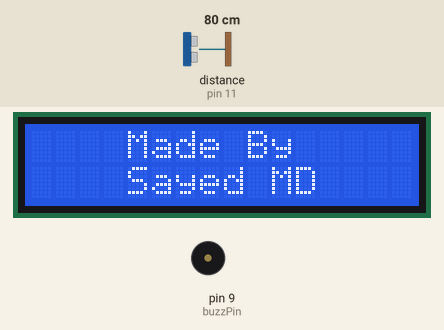
Simulated run of this sketch. Board: Arduino Uno, built with avr-gcc and run on an emulated ATmega328P. On the bench: 16×2 character LCD, buzzer (waves = sounding, pin HIGH). Wiring (inferred from the names in the program): ultrasonic range finder: trigger pin 12; echo pin 11. The inputs (shaded band) are chosen by the test bench; at power-on: distance to the obstacle (sensor on pin 11) 80 cm. The echo pulse lasts 58.3 µs per cm; pins used as bus, display or sensor lines are not drawn.

Above: at 2.1 s.
At 5.2 s:
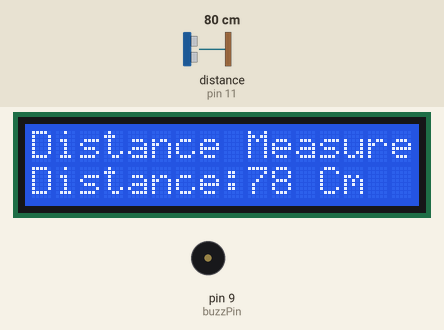
5.3 s: distance to the obstacle (sensor on pin 11) set to 103 cm
At 5.35 s:
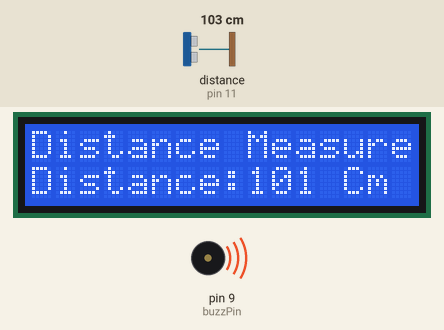
7.0 s: distance to the obstacle (sensor on pin 11) set to 2 cm
At 7.5 s:
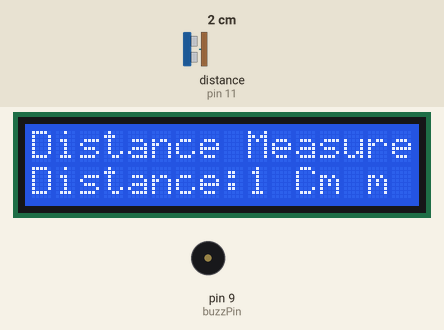
8.6 s: distance to the obstacle (sensor on pin 11) set to 4 cm
At 9.4 s:
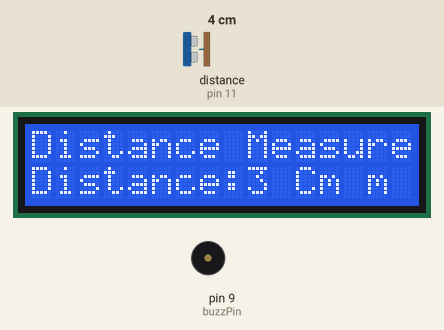
Timing chart, 0 to 11.6 s (numbered marks = the images above; inputs shaded):
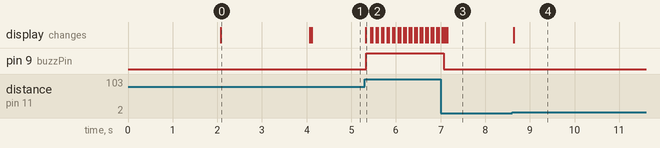

The sketch:

CAR_reverse_parking_sensor.ino
```cpp
# include "LiquidCrystal.h"  //lcd libary
LiquidCrystal lcd(2, 3, 4, 5, 6, 7);   //LCD object Parameters: (rs, enable, d4, d5, d6, d7)
const int trigPin = 12; //trig pin connection
const int echoPin = 11;//echopin connection
const int buzzPin=9;
long duration;
int distanceCm;
float liquid;

void setup() {      // setup perameter
lcd.begin(16,2);
pinMode(trigPin, OUTPUT);
pinMode(echoPin, INPUT);
pinMode(buzzPin, OUTPUT);
lcd.setCursor(0,0);
lcd.print("  Distance    ");
lcd.setCursor(0,1);
lcd.print("  Measurement  ");
delay(2000);
lcd.clear();
lcd.setCursor(0,0);
lcd.print("    Made By    ");
lcd.setCursor(0,1);
lcd.print("    Sayed MD");
delay(2000);
lcd.clear();
}

void loop() {   // loop of flow program
digitalWrite(trigPin, LOW);
delayMicroseconds(2);
digitalWrite(trigPin, HIGH);
delayMicroseconds(10);
digitalWrite(trigPin, LOW);
duration = pulseIn(echoPin, HIGH);
distanceCm= 0.034*(duration/2);
lcd.setCursor(0,0);
lcd.print("Distance Measure.");
delay(10);
lcd.setCursor(0,1);
lcd.print("Distance:");
lcd.print(distanceCm);
lcd.print(" Cm ");
delay(10);
if(distanceCm > 100)
{
  digitalWrite(buzzPin,HIGH);

}
else
{
  digitalWrite(buzzPin,LOW);
}
delay(10);
}
```

Measured:
- after the input at 5.3 s, pin 9 (buzzPin): LOW → HIGH at once; the display: changes at once (image 2)
- after the input at 7.0 s, pin 9 (buzzPin): HIGH → LOW after 0.07 s; the display: first differs from a run without the input after 0.08 s (image 3)
- after the input at 8.6 s, the display: changes at once (image 4)
- what the display in image 0 shows lasts 2.0 s, from 2.1 s to 4.1 s
